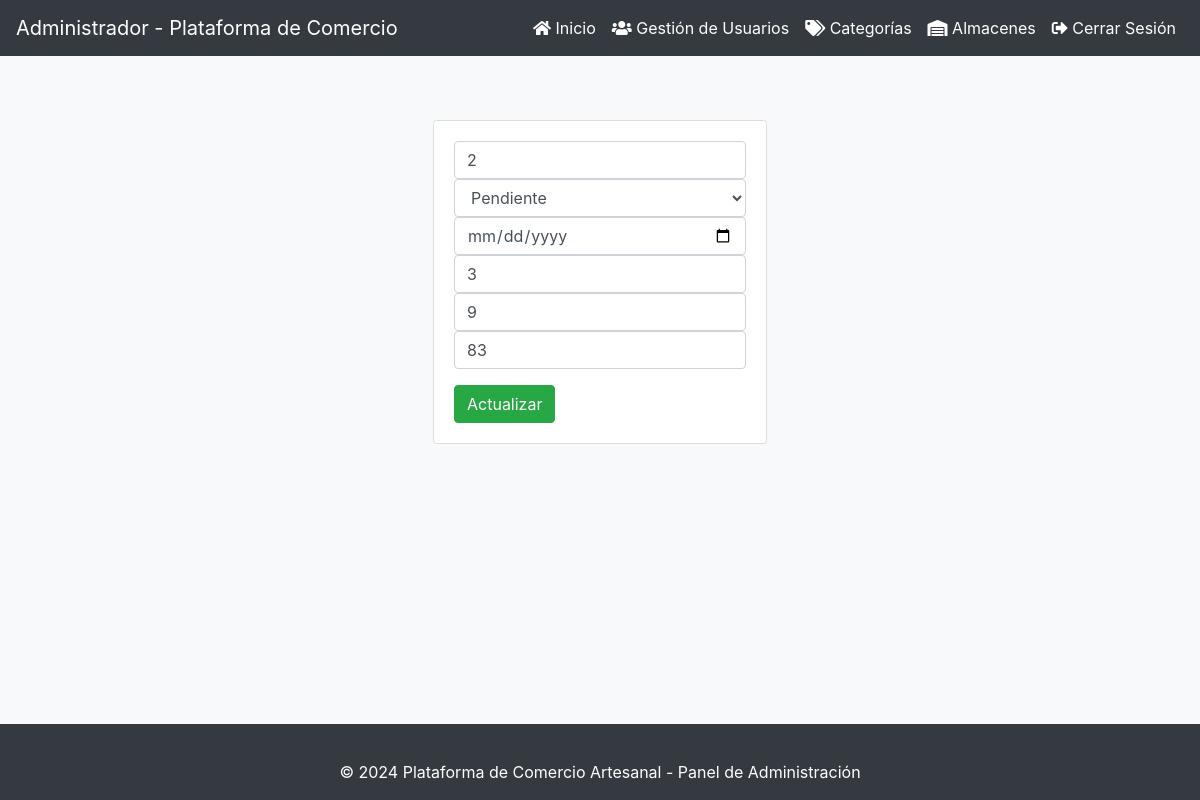
The app's page /Dashboard/Funciones_db/Crud_administrador/pedidos/edit.php?id_pedido_carrito=34, older data.
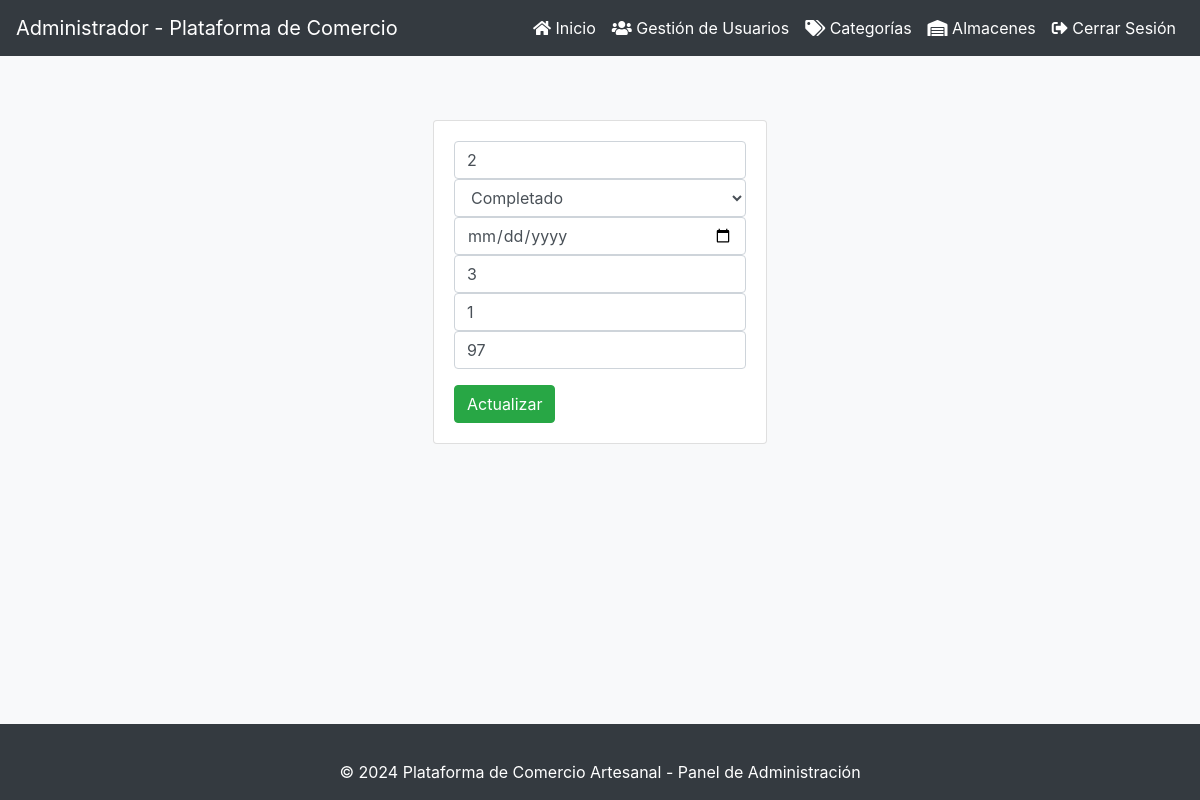
The same page, newer data.
### tables this page shows
CREATE TABLE `pedido_carrito` (
  `id_pedido_carrito` int(11) NOT NULL,
  `cantidad` int(11) NOT NULL,
  `estado_pedido` enum('pendiente','completado','cancelado') NOT NULL,
  `fecha_pedido` datetime NOT NULL,
  `costo_envio` decimal(10,2) DEFAULT NULL,
  `pdf_factura` blob DEFAULT NULL,
  `id_producto` int(11) NOT NULL,
  `id_pago` int(11) NOT NULL,
  `id_comprador` int(11) NOT NULL,
  `id_ubicacion` int(11) NOT NULL
);

### Dashboard/Funciones_db/Crud_administrador/pedidos/edit.php (the view, shortened to what this page needs)
<?php
include("../includes/db.php");
$cantidad = '';
$estado_pedido = '';
$fecha_pedido = '';
$id_producto = '';
$id_pago = '';
$id_comprador = '';
if (isset($_GET['id_pedido_carrito'])) {
    $id_pedido_carrito = $_GET['id_pedido_carrito'];
    $query = "SELECT * FROM pedido_carrito WHERE id_pedido_carrito = $id_pedido_carrito";
    $result = mysqli_query($conn, $query);
    if (mysqli_num_rows($result) == 1) {
        $row = mysqli_fetch_assoc($result);
        $cantidad = $row['cantidad'];
        $estado_pedido = $row['estado_pedido'];
        $id_producto = $row['id_producto'];
        $id_pago = $row['id_pago'];
        $id_comprador = $row['id_comprador'];
    }
}
?>
<?php include('../includes/header.php'); ?>
<div class="container p-4">
    <div class="row">
        <div class="col-md-4 mx-auto">
            <div class="card card-body">
                <form action="edit.php?id_pedido_carrito=<?php echo $_GET['id_pedido_carrito']; ?>" method="POST">
                    <div class="form-group">
                        <input type="number" name="cantidad" class="form-control" placeholder="Cantidad" value="<?php echo $cantidad; ?>" required>
                        <select name="estado_pedido" class="form-control">
                            <option value="pendiente" <?php echo ($estado_pedido == 'pendiente') ? 'selected' : ''; ?>>Pendiente</option>
                            <option value="completado" <?php echo ($estado_pedido == 'completado') ? 'selected' : ''; ?>>Completado</option>
                        </select>
                        <input type="date" name="fecha_pedido" class="form-control" placeholder="Fecha del Pedido" value="<?php echo $fecha_pedido; ?>" required>
                        <input type="number" name="id_producto" class="form-control" placeholder="Producto" value="<?php echo $id_producto; ?>" required>
                        <input type="number" name="id_pago" class="form-control" placeholder="Pago" value="<?php echo $id_pago; ?>" required>
                        <input type="number" name="id_comprador" class="form-control" placeholder="Comprador" value="<?php echo $id_comprador; ?>" required>
                    </div>
                    <button class="btn btn-success" name="actualizar">Actualizar</button>
                </form>
            </div>
        </div>
    </div>
</div>
<?php include('../includes/footer.php'); ?>

Row changes from the older to the newer data that the page shows:
changed pedido_carrito: estado_pedido "Pendiente" → "Completado"; id_pago "9" → "1"; id_comprador "83" → "97"
